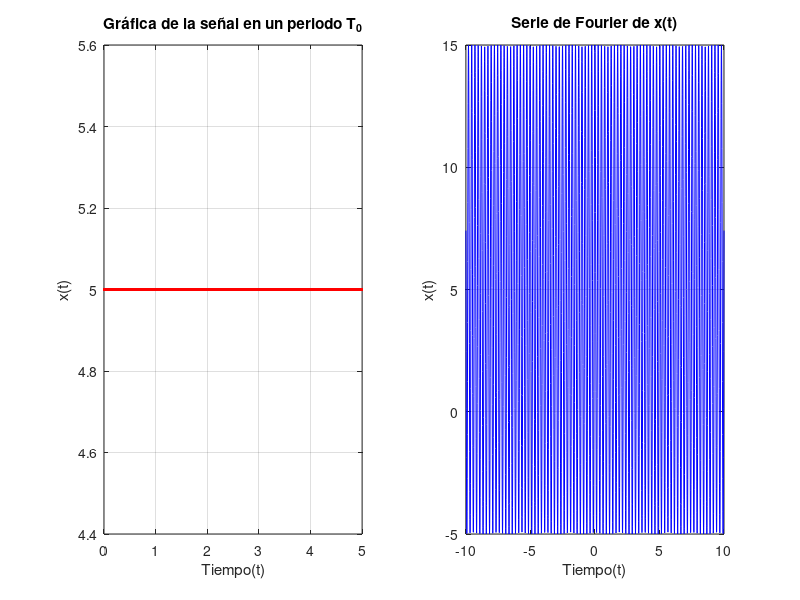

Write the MATLAB code that produced this figure.
%Graficación de la función original 
clc;
clear;
close all 
disp("Graficación de funciones singulares")
t1=input("Ingresa el límite superior de t: ");
t2=input("Ingresa el límite inferior de t: ");
dt=0.01;
t=0:dt:t1;
x_t=input("Ingresa la suma de funciones singulares x (t)= ");
subplot(1,2,1)
plot(t,x_t,'r','LineWidth',1.5)
xlabel('Tiempo(t)'),ylabel('x(t)'), title('Gráfica de la señal en un periodo T_0')
grid  

%Graficación de la serie de Fourier 
t=-10:0.01:10; 
n1=input("Ingresa el número de iteraciones: ");
dn=input("Ingresa el espaciamiento de las iteraciones: ");
n=-n1:dn:n1; %Definicón del número de armónicos
[mt,mn]=meshgrid(t,n);
w=input("Ingresa la frecuencia fundamental de la serie: ");
Cn=input("Ingresa el valor de los coeficientes de la serie "); %Coeficientes 
e1=exp(1i.*mn.*mt*w); %Función exponencial correspondiente
x_1=e1.*Cn; %Valor de un armónico 
x1=sum(x_1); %Serie de Fourier
subplot(1,2,2)
plot(t,x1,'b'), grid, 
title('Serie de Fourier de x(t)'), xlabel('Tiempo(t)'),
ylabel('x(t)')  

